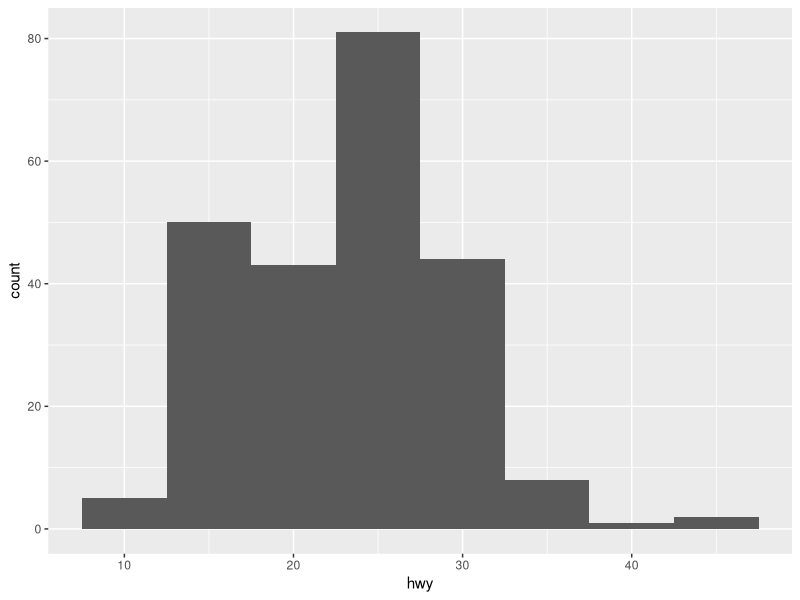

Write the R code that produced this figure. (Note: this script raises an error after producing the figure.)
## ---- chunk 1
knitr::opts_chunk$set(message = FALSE, warning = FALSE)
## ---- chunk 2
# File management
library(here)
# for dplyr, ggplot2
library(tidyverse)
#Loading data
library(rio)

#Remove Scientific Notation 
options(scipen=999)
## ---- chunk 3
c <- ggplot(mpg, aes(hwy))

## Then later on it will say

c + geom_histogram(binwidth = 5)
## ---- chunk 4
#import sleep data - Your path may be different
sleep_data <- import(here("lectures", "data", "Sleep_Data.csv"))
## ---- chunk 5
    sleep_data <- sleep_data %>% 
      select(-c('StartDate', 'EndDate', 'Status', 'Progress', 
      'Duration__in_seconds_', 'Finished', 'RecordedDate',
      'DistributionChannel', 'UserLanguage', 'SC0', 'SC1',
      'SC2', 'SC3', 'SC4', 'SC5', 'Attention'))
## ---- chunk 6
names(sleep_data) <- c('age', 'gender', 'roommate', 'other_sleep', 'bed_read', 'bed_study', 'bed_hw', 'attention1', 'bed_internet',
                       'bed_tv', 'bed_eat', 'bed_friends', 'bed_videogame', 'bed_readp', 'BL_1', 'BL_2', 'BL_3', 'BL_4',
                       'BL_5', 'attention2', 'BL_6', 'BL_7', 'sleepsat1', 'sleepsat2', 'sleepsat3', 'sleepsat4', 'sleepsat5',
                       'sleepsat6', 'ESS1', 'ESS2', 'ESS3', 'ESS4', 'ESS5', 'ESS6', 'ESS7', 'ESS8', 'ESS00', 'ashs1', 'ashs2', 
                       'ashs3', 'ashs4', 'ashs5', 'attention3', 'ashs6', 'ashs7', 'ashs8', 'ashs9', 'ashs10', 'ashs11', 
                       'ashs12', 'ashs13', 'ashs14', 'ashs15', 'ashs16', 'ashs17', 'attention4', 'ashs18', 'ashs19', 
                       'ashs20', 'ashs21', 'ashs22', 'ashs23', 'ashs24', 'ashs26', 'ashs27', 'ashs28', 'attention5', 
                       'ashs29', 'ashs30', 'ashs31', 'ashs32', 'ashs33', 'id')
## ---- chunk 7
filter(starwars, hair_color == "none" | eye_color == "black")
## ---- chunk 8
# Assigning it to a new variable
mod_sleep_data <- sleep_data %>% 
  filter(age >= 17, age <= 25)
## ---- chunk 9
mod_sleep_data %>% 
  ggplot(aes(age)) + 
  geom_bar()
## ---- chunk 10
# We will assign it to the same dataset
mod_sleep_data <- mod_sleep_data %>% 
  mutate(ess_total = ESS1 + ESS2 + ESS3 + 
           ESS4 + ESS5 + ESS6 + ESS7 + ESS8)
## ---- chunk 11
mod_sleep_data %>% 
  ggplot(aes(ess_total)) + 
  geom_bar()
## ---- chunk 12
mod_sleep_data <- mod_sleep_data %>% 
  mutate(ESS1m1 = ESS1 - 1, 
         ESS2m1 = ESS2 - 1,
         ESS3m1 = ESS3 - 1,
         ESS4m1 = ESS4 - 1,
         ESS5m1 = ESS5 - 1,
         ESS6m1 = ESS6 - 1,
         ESS7m1 = ESS7 - 1, 
         ESS8m1 = ESS8 - 1) %>% 
  mutate(ess_total2 = ESS1m1 + ESS2m1 + ESS3m1 + 
           ESS4m1 + ESS5m1 + ESS6m1 + ESS7m1 + ESS8m1)
## ---- chunk 13
mod_sleep_data <- mod_sleep_data %>% 
  mutate(ess_total = ESS1 + ESS2 + ESS3 + 
           ESS4 + ESS5 + ESS6 + ESS7 + ESS8) %>% 
  mutate(ess_total3 = ess_total-8)
## ---- chunk 14
mod_sleep_data %>% 
  select(contains("_total")) %>% 
  head()
